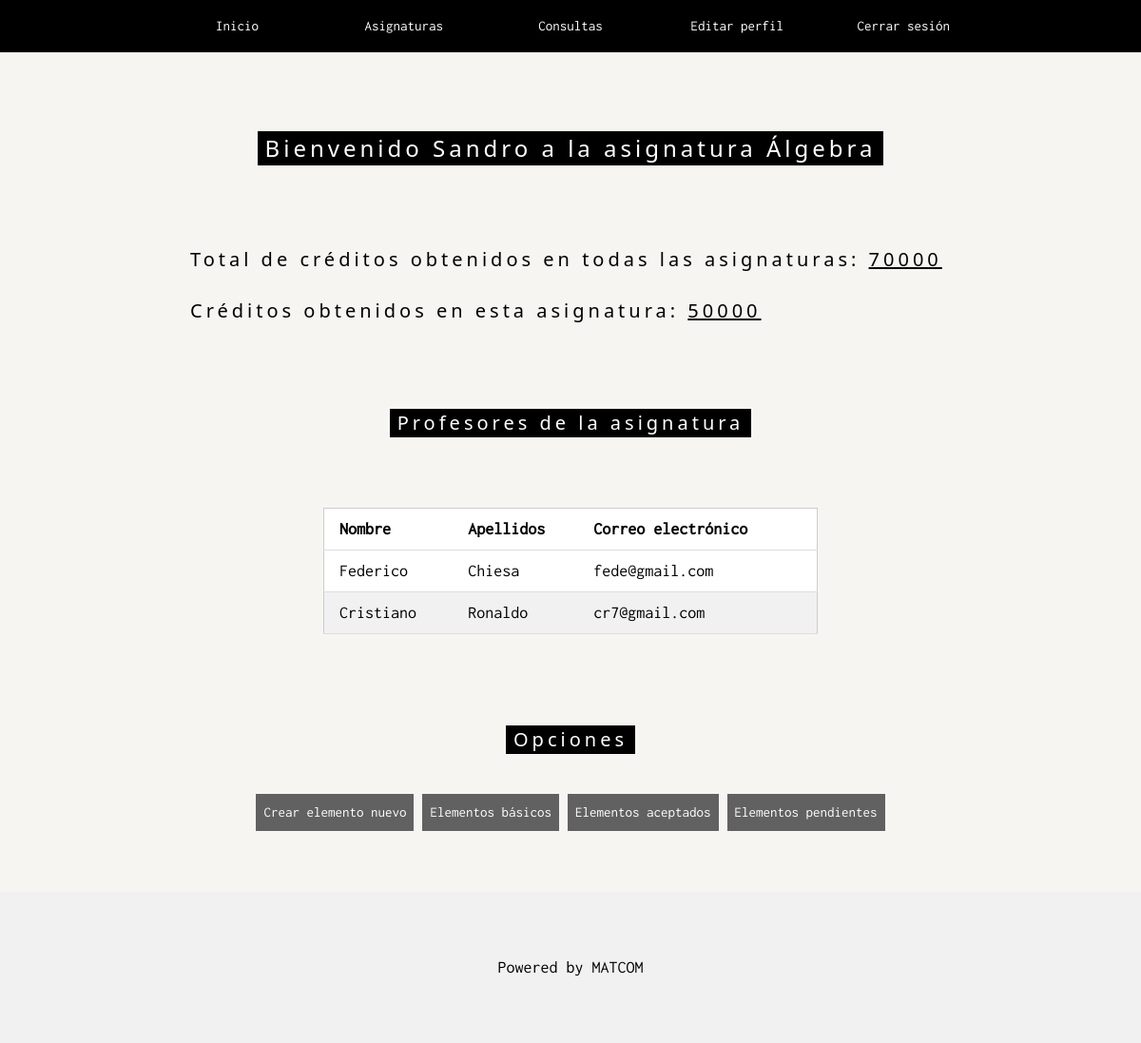
Page /subjects/subject_student/5 (signed in) on the committed database.
### apps/study/models.py (models this page shows)
class Study(models.Model):
    id=models.AutoField(primary_key=True)
    student=models.ForeignKey(Student,models.CASCADE,default=0)
    subject=models.ForeignKey(Subject,models.CASCADE,default=0)
    credits=models.IntegerField(default=0)
    class Meta:
        unique_together=(('student','subject'),)

### apps/subjects/models.py (models this page shows, shortened)
class Subject(models.Model):
    id=models.AutoField(primary_key=True)
    name=models.CharField(max_length=100,unique=True)

### apps/students/models.py (models this page shows)
class Student(User):
    credits=IntegerField(default=0)

### apps/imparts/models.py (models this page shows)
class Imparts(models.Model):
    id=models.AutoField(primary_key=True)
    professor = models.ForeignKey(Professor, models.SET_NULL,default=0,null=True)
    subject = models.ForeignKey(Subject, models.CASCADE,default=0)
    class Meta:
        unique_together = (('professor','subject'),)

### apps/study/views.py (the view)
# urls.py: path('subjects/subject_student/<int:pk>',subject_student,name='subject_student'),
@permission_required('non_basic_elements.view_nonbasicelement')
def subject_student(request,pk):
    student=request.user.id
    study=Study.objects.get(subject=pk,student=student)
    imparts=Imparts.objects.filter(subject=pk).exclude(professor__isnull=True)
    context={
        'study':study,
        'imparts':imparts
    }
    return render(request,'subject_student.html',context)

### templates/subject_student.html (shortened to what this page needs)
{% extends "_base_template.html" %}
{% load static %}
{% block content %}
<div class="w3-sand w3-grayscale w3-large" style="min-height: 100%;">
    <div class="w3-content w3-padding-64" style="max-width:800px">
        <h3 class="w3-center w3-padding-64"><span class="w3-tag w3-wide">Bienvenido {{study.student.first_name}} a la asignatura {{study.subject.name}}</span></h2>
        <h4 class="w3-left "><span class=" w3-wide">Total de créditos obtenidos en todas las asignaturas: <u>{{study.student.credits}}</u></span></h4>
        <br><br>
        <h4 class="w3-left "><span class=" w3-wide">Créditos obtenidos en esta asignatura: <u>{{study.credits}}</u></span></h4>
        <br><br>
        <h4 class="w3-center w3-padding-64"><span class="w3-tag w3-wide">Profesores de la asignatura</span></h4>
        <div class="w3-content" style="max-width:65%">
            <table class="w3-table-all">
                <thead>
                    <tr>
                        <th>Nombre</th>
                        <th>Apellidos</th>
                        <th>Correo electrónico</th>
                    </tr>
                </thead>
                <tbody>
                    {% for imp in imparts %}
                    <tr>
                        <td>{{imp.professor.first_name}}</td>
                        <td>{{imp.professor.last_name}}</td>
                        <td>{{imp.professor.email}}</td>
                    </tr>
                    {% endfor %}
                </tbody>
            </table>
        </div>
        <br> <br>
        <h4 class="w3-center w3-padding-32"><span class="w3-tag w3-wide">Opciones</span></h4>
        <div class="w3-content w3-center">
            <a class="w3-button w3-tag w3-dark-grey" href="{% url 'create_non_basic_element' study.subject.id %}">Crear elemento nuevo</a>
            <a class="w3-button w3-tag w3-dark-grey" href="{% url 'basic_elements' study.subject.id %}">Elementos básicos</a>
            <a class="w3-button w3-tag w3-dark-grey" href="{% url 'accepted_list' study.subject.id %}">Elementos aceptados</a>
            <a class="w3-button w3-tag w3-dark-grey" href="{% url 'pending_list' study.subject.id %}">Elementos pendientes</a>
        </div>
    </div>
</div>
{% endblock %}

### static/css/w3.css (style rules this page uses)
*,*:before,*:after { box-sizing:inherit }
html { -ms-text-size-adjust:100%;-webkit-text-size-adjust:100% }
body { margin:0 }
a { background-color:transparent }
html,body { font-family:Verdana,sans-serif;font-size:15px;line-height:1.5 }
html { overflow-x:hidden }
h3 { font-size:24px }
h4 { font-size:20px }
h1,h2,h3,h4,h5,h6 { font-family:"Segoe UI",Arial,sans-serif;font-weight:400;margin:10px 0 }
.w3-wide { letter-spacing:4px }
a { color:inherit }
.w3-table,.w3-table-all { border-collapse:collapse;border-spacing:0;width:100%;display:table }
.w3-table-all { border:1px solid #ccc }
.w3-bordered tr,.w3-table-all tr { border-bottom:1px solid #ddd }
.w3-table-all tr:nth-child(odd) { background-color:#fff }
.w3-table-all tr:nth-child(even) { background-color:#f1f1f1 }
.w3-table td,.w3-table th,.w3-table-all td,.w3-table-all th { padding:8px 8px;display:table-cell;text-align:left;vertical-align:top }
.w3-table th:first-child,.w3-table td:first-child,.w3-table-all th:first-child,.w3-table-all td:first-child { padding-left:16px }
.w3-btn,.w3-button { font-size: 15px;border:none;display:inline-block;padding:8px 16px;vertical-align:middle;overflow:hidden;text-decoration:none;color:inherit;background-color:inherit;text-align:center;cursor:pointer;white-space:nowrap }
.w3-btn,.w3-button { -webkit-touch-callout:none;-webkit-user-select:none;-khtml-user-select:none;-moz-user-select:none;-ms-user-select:none;user-select:none }
.w3-badge,.w3-tag { background-color:#000;color:#fff;display:inline-block;padding-left:8px;padding-right:8px;text-align:center }
.w3-content,.w3-auto { margin-left:auto;margin-right:auto }
.w3-content { max-width:980px }
.w3-greyscale,.w3-grayscale { filter:grayscale(75%) }
.w3-large { font-size:18px!important }
.w3-center { text-align:center!important }
.w3-padding-32 { padding-top:32px!important;padding-bottom:32px!important }
.w3-padding-64 { padding-top:64px!important;padding-bottom:64px!important }
.w3-left { float:left!important }
.w3-sand,.w3-hover-sand:hover { color:#000!important;background-color:#fdf5e6!important }
.w3-dark-grey,.w3-hover-dark-grey:hover,.w3-dark-gray,.w3-hover-dark-gray:hover { color:#fff!important;background-color:#616161!important }

### static/css/style_main_temp.css (style rules this page uses)
body, html { height: 100%; font-family: "Inconsolata", sans-serif; }

### rows in the picture
Study: student.first_name "Sandro", subject.name "Álgebra", student.credits "70000", credits "50000"
Imparts: professor.first_name "Federico", professor.last_name "Chiesa", professor.email "fede@gmail.com"
Imparts: professor.first_name "Cristiano", professor.last_name "Ronaldo", professor.email "cr7@gmail.com"
